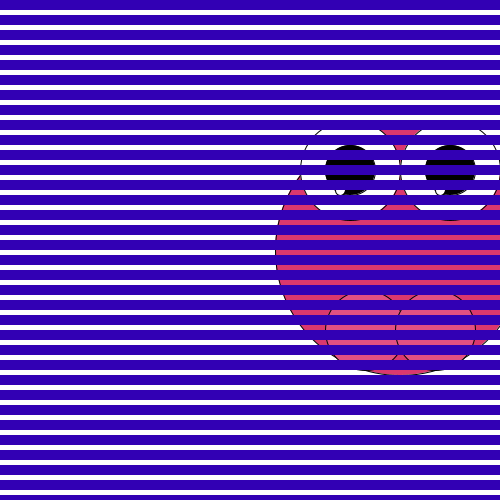
Frame 1 (no input)
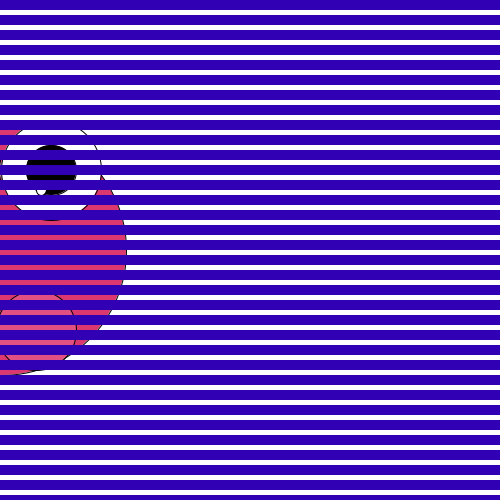
Frame 60 (the mouse pressed at the canvas centre just before this capture)
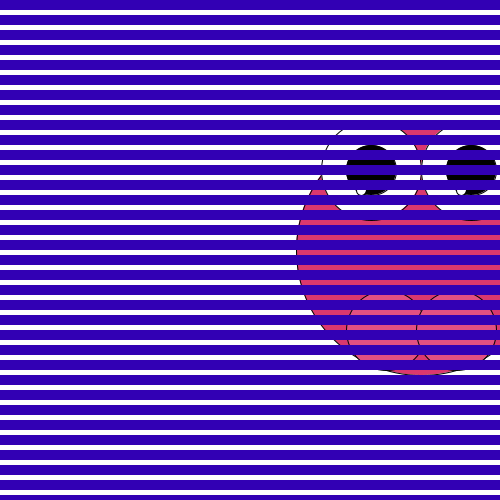
Frame 120 (the mouse held since frame 60 and released just before this capture)

The Processing sketch that drew these frames (run headless with seeded random() and noise(); from frame 60 on, the mouse is pressed at the canvas centre):

// Processing sketch: processing_127871
// ── processing_127871.pde

int monsterX; //declareren
int monsterY; // declareren
int teller; //declareren
int richting; //declareren
boolean test; //declareren
int x; //declareren
int spatie;
int stop;
int y;

void setup(){
size(500,500);
monsterX = 400; //initieren
monsterY = 250; //initieren
teller = 0; //initieren
richting = 7; //initieren
test = false;
x = 0;
spatie = 15;
stop = 500;
y = 0;
}




void draw(){
background(255,255,255);
noStroke();
monster();
streepje();
richting();
}
void streepje(){
while (x < stop) {
  noStroke();
  fill(50,0,180);
  rect(0,x,500,10);
  x = x + spatie;
}

x=0;
}

void monster(){
/*body*/
if(test==true){
  fill(218,20,50);
}else{fill(218,56,110);}
stroke(0);
ellipseMode(CENTER);
ellipse(monsterX,monsterY,250,250);


/*eyes*/
fill(255,255,255);
ellipse(monsterX-50,monsterY-80,100,100);
ellipse(monsterX+50,monsterY-80,100,100);
fill(0);
ellipse(monsterX-50,monsterY-80,50,50);
ellipse(monsterX+50,monsterY-80,50,50);
fill(255,255,255);
ellipse(monsterX-60,monsterY-60,10,10);
fill(255,255,255);
ellipse(monsterX+40,monsterY-60,10,10);

/*hands*/
fill(225,80,130);

ellipse(monsterX-35,monsterY+80,80,80);
fill(225,80,130);
ellipse(monsterX+35,monsterY+80,80,80);
}


void richting(){

monsterX = monsterX - richting;

if(monsterX>500 || monsterX<0){
  richting = -richting;
  teller++;
  println(teller);
  println(test);


if(teller==10){
  teller=0;
  test = !test;
}
}

}
